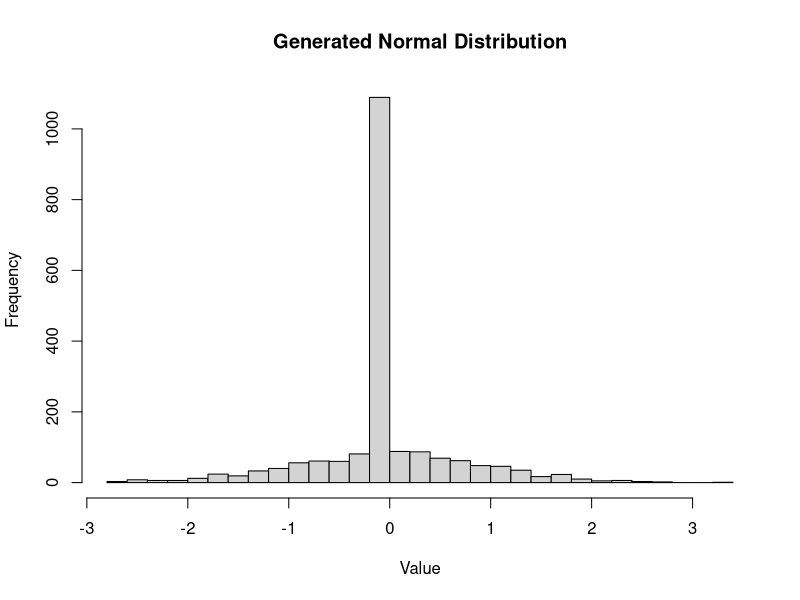

Generate this figure with R:
# Number of random samples
n <- 1000

# Create vectors to store the generated samples
x <- numeric(n)
y <- numeric(n)

# Generate random samples using the Box-Muller transform
for (i in 1:(n/2)) {
  u1 <- runif(1)
  u2 <- runif(1)
  r <- sqrt(-2 * log(u1))
  theta <- 2 * pi * u2
  x[i] <- r * cos(theta)
  y[i] <- r * sin(theta)
}

# Combine the two sets of samples to get a standard normal distribution
z <- c(x, y)

# Plot a histogram of the generated normal distribution
hist(z, breaks = 30, main = "Generated Normal Distribution", xlab = "Value")
